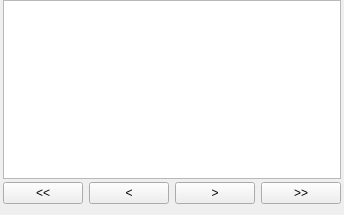
<?xml version="1.0" encoding="UTF-8"?>
<ui version="4.0">
 <class>LampHistoryPageClass</class>
 <widget class="QWidget" name="LampHistoryPageClass">
  <property name="geometry">
   <rect>
    <x>0</x>
    <y>0</y>
    <width>336</width>
    <height>215</height>
   </rect>
  </property>
  <property name="windowTitle">
   <string>Form</string>
  </property>
  <layout class="QGridLayout" name="gridLayout">
   <property name="leftMargin">
    <number>3</number>
   </property>
   <property name="topMargin">
    <number>0</number>
   </property>
   <property name="rightMargin">
    <number>3</number>
   </property>
   <property name="verticalSpacing">
    <number>3</number>
   </property>
   <item row="0" column="0" colspan="4">
    <widget class="TableCtrl" name="tableView"/>
   </item>
   <item row="1" column="0">
    <widget class="BtnCtrl" name="firstBtn">
     <property name="text">
      <string>&lt;&lt;</string>
     </property>
    </widget>
   </item>
   <item row="1" column="1">
    <widget class="BtnCtrl" name="prevBtn">
     <property name="text">
      <string>&lt;</string>
     </property>
    </widget>
   </item>
   <item row="1" column="2">
    <widget class="BtnCtrl" name="nextBtn">
     <property name="text">
      <string>&gt;</string>
     </property>
    </widget>
   </item>
   <item row="1" column="3">
    <widget class="BtnCtrl" name="lastBtn">
     <property name="text">
      <string>&gt;&gt;</string>
     </property>
    </widget>
   </item>
  </layout>
 </widget>
 <customwidgets>
  <customwidget>
   <class>TableCtrl</class>
   <extends>QTableView</extends>
   <header>tablectrl.h</header>
  </customwidget>
  <customwidget>
   <class>BtnCtrl</class>
   <extends>QPushButton</extends>
   <header>btnctrl.h</header>
  </customwidget>
 </customwidgets>
 <resources/>
 <connections/>
 <slots>
  <slot>firstBtnClicked()</slot>
 </slots>
</ui>
